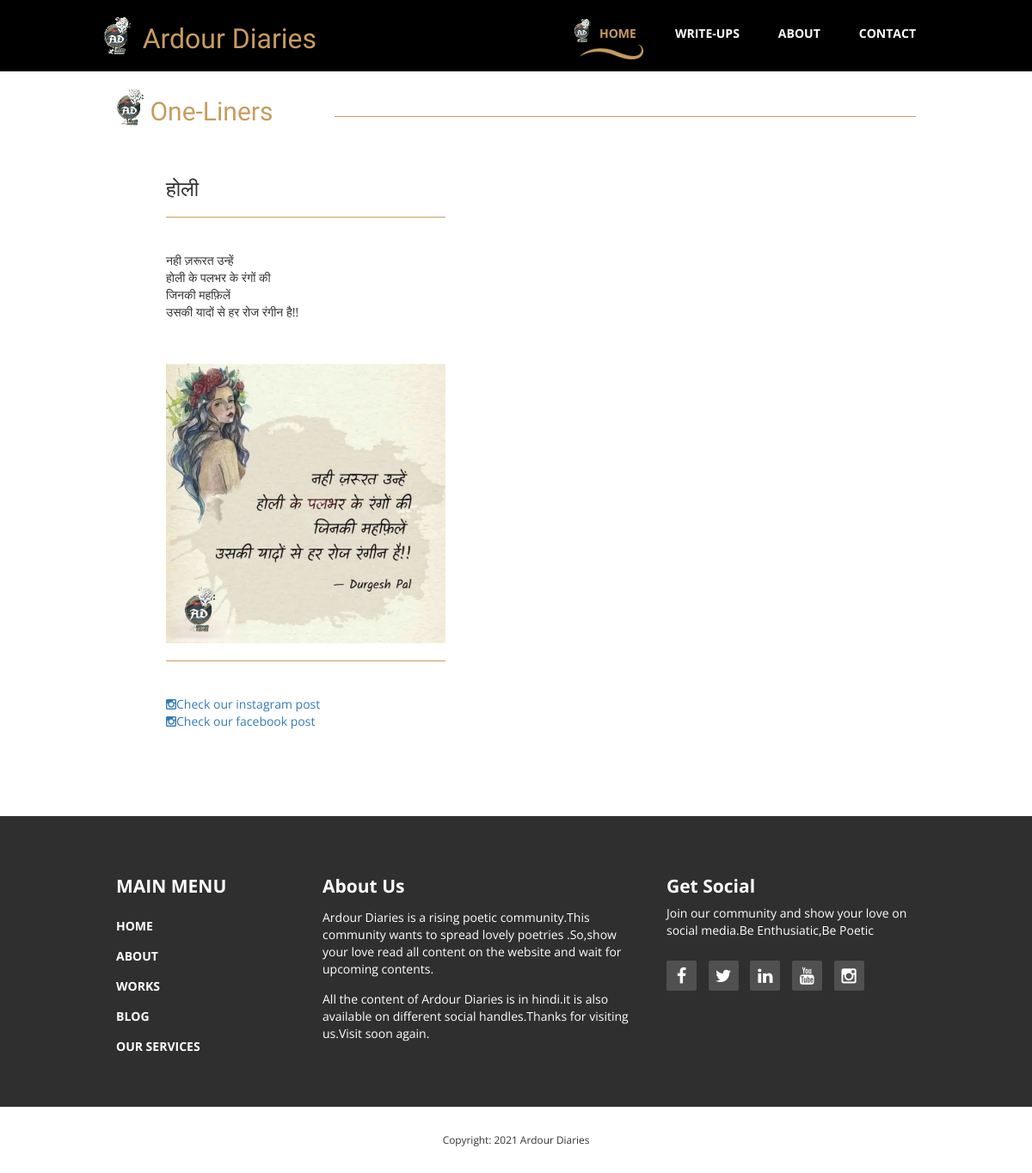
Page /oneliner/onelines/2 on the committed database.
### diaries/models.py (models this page shows, shortened)
class oneliners(models.Model):
    title = models.CharField(max_length=100, null=True)
    desc = models.TextField(max_length=500, null=True)
    content = models.TextField(max_length=5000, null=True)
    date_created = models.DateTimeField(auto_now_add=True, null=True)
    oneliners_image = models.ImageField(upload_to='oneliners',null=True, blank=True)
    insta_link = models.URLField(blank=True, null=True)
    fb_link = models.URLField(blank=True, null=True)
    class Meta:
        ordering = ["-date_created"]

### diaries/views.py (the view)
# urls.py: path('oneliner/onelines/<str:ok>', views.onelines, name="onelines"),
def onelines(request, ok):
    oneline1 = oneliners.objects.get(id=ok)
    return render(request, "onelines.html", {'oneline1': oneline1})

### templates/onelines.html (shortened to what this page needs)
{% extends 'main.html' %}
{% block content %}
{% load static %}
      <div class="container" id="main">
        <section class="tm-section row">
          <div class="col-lg-12 tm-section-header-container margin-bottom-30">
            <h2 class="tm-section-header gold-text tm-handwriting-font"><img src="{% static 'img/logo.png' %}" alt="Logo" class="tm-site-logo"> One-Liners</h2>
               <div class="tm-hr-container"><hr class="tm-hr"></div>
          </div>
          <div class="tm-menu-product-content col-lg-9 col-md-9">
            <div class="tm-product">
              <div class="tm-product-text">
                <h3 class="tm-product-title ">{{oneline1.title}}</h3>
                  <div class="tm-hr-container"><hr class="tm-hr"></div>
                    <p class="tm-product-description">{{oneline1.content|linebreaks}}</p>
                    <br><br>
                      <img src="{{oneline1.oneliners_image.url}}" alt="oneliner-img" class="tm-work-img img-responsive">
                      <div class="tm-hr-container"><hr class="tm-hr"></div>
                      <a href={{oneline1.insta_link}} target=_blank class="tm-product-description"><i class="fa fa-instagram"></i>Check our instagram post</a><br>
                      <a href={{oneline1.fb_link}} target=_blank class="tm-product-description"><i class="fa fa-instagram"></i>Check our facebook post</a>
                  </div>
              </div>
            </div>
          </div>
    {% endblock %}

### static/css/templatemo-style.css (style rules this page uses)
body { overflow-x: hidden; }
* { font-family: 'Open Sans', sans-serif; }
.container { max-width: 960px; }
.tm-handwriting-font { font-family: 'Damion', cursive; }
.tm-site-logo, .tm-site-name { vertical-align: bottom; }
.tm-section { margin-bottom: 60px; }
.gold-text { color: #c79c60; }
.margin-bottom-30 { margin-bottom: 30px; }
.tm-section-header-container { display: -webkit-box; display: -webkit-flex; display: -ms-flexbox; display: flex; -webkit-box-align: end; -webkit-align-items: flex-end; -ms-flex-align: end; align-items: flex-end; }
.tm-section-header { width: 350px; }
.tm-hr-container { width: 100%; height: 41px; }
.tm-hr { border-color: #c79c60; }
.tm-product { margin-right: 0; margin-left: auto; max-width: 652px; display: -webkit-box; display: -webkit-flex; display: -ms-flexbox; display: flex; -webkit-box-pack: justify; -webkit-justify-content: space-between; -ms-flex-pack: justify; justify-content: space-between; -webkit-box-align: center; -webkit-align-items: center; -ms-flex-align: center; align-items: center; background-color: white; padding: 20px; }
.tm-product-text { max-width: 325px; }
.tm-product-title { margin-top: 0; margin-bottom: 15px; -webkit-transition: all 0.3s ease; transition: all 0.3s ease; }
.tm-product-description { margin-bottom: 0; text-align: justify; }
.tm-product { cursor: pointer; margin-bottom: 20px; }

### rows in the picture
oneliners: title "होली", content "नही ज़रूरत उन्हें होली के पलभर के रंगों की जिनकी महफ़िलें उसकी यादों से हर रोज रंगीन है!!", oneliners_image (picture)
